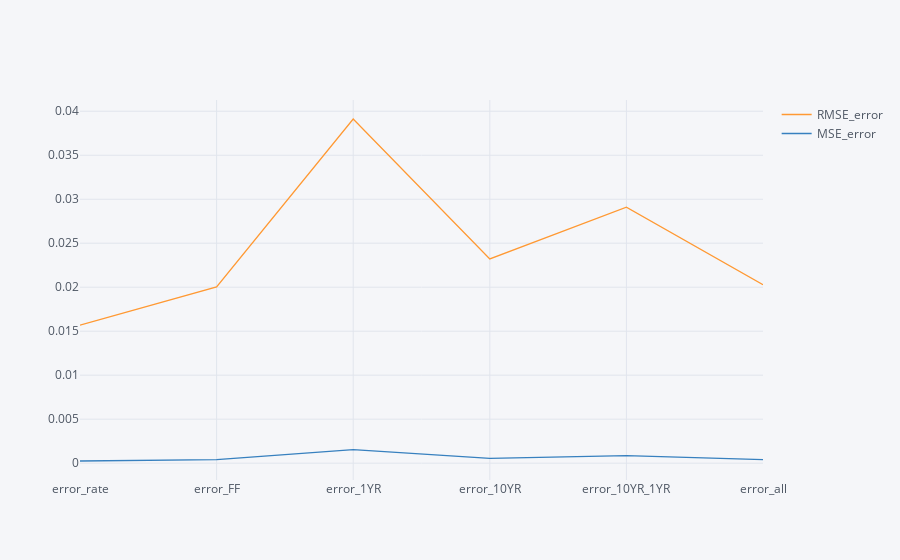

Notebook cell for this chart:
### Code cell
error.iplot()

### Figure 1 — Plotly figure (JSON) as saved in the notebook; plotly's stock layout.template omitted (floating-point values rounded to 4 significant figures)
{"data": [{"line": {"color": "rgba(255, 153, 51, 1.0)", "dash": "solid", "shape": "linear", "width": 1.3}, "mode": "lines", "name": "RMSE_error", "text": "", "type": "scatter", "uid": "ba5e3983-03cc-410f-8ea2-39e2fe33dac3", "x": ["error_rate", "error_FF", "error_1YR", "error_10YR", "error_10YR_1YR", "error_all"], "y": [0.01569, 0.02004, 0.03912, 0.02321, 0.0291, 0.02028]}, {"line": {"color": "rgba(55, 128, 191, 1.0)", "dash": "solid", "shape": "linear", "width": 1.3}, "mode": "lines", "name": "MSE_error", "text": "", "type": "scatter", "uid": "4feb04f5-bdf7-429b-990d-1f2bba576907", "x": ["error_rate", "error_FF", "error_1YR", "error_10YR", "error_10YR_1YR", "error_all"], "y": [0.0002462, 0.0004017, 0.00153, 0.0005388, 0.0008468, 0.0004112]}], "layout": {"legend": {"bgcolor": "#F5F6F9", "font": {"color": "#4D5663"}}, "paper_bgcolor": "#F5F6F9", "plot_bgcolor": "#F5F6F9", "title": {"font": {"color": "#4D5663"}}, "xaxis": {"gridcolor": "#E1E5ED", "showgrid": true, "tickfont": {"color": "#4D5663"}, "title": {"font": {"color": "#4D5663"}, "text": ""}, "zerolinecolor": "#E1E5ED"}, "yaxis": {"gridcolor": "#E1E5ED", "showgrid": true, "tickfont": {"color": "#4D5663"}, "title": {"font": {"color": "#4D5663"}, "text": ""}, "zerolinecolor": "#E1E5ED"}}}
